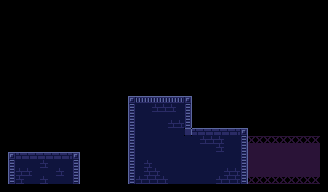

This is a level from a 2D game, rendered from its Tiled map with the project's own tilesets. A one-line summary and the complete map file follow:
An orthogonal 41x24 tile map with 8x8 px tiles, 2 tile layers (Ground, Background) and 7 objects.

<map version="1.10" tiledversion="1.10.2" orientation="orthogonal" renderorder="right-down" width="41" height="24" tilewidth="8" tileheight="8" infinite="0" nextlayerid="6" nextobjectid="9">
 <tileset firstgid="1" name="Tileset" tilewidth="8" tileheight="8" tilecount="125" columns="25">
  <image source="../../Tileset.png" width="203" height="40" />
 </tileset>
 <layer id="1" name="Ground" width="41" height="24">
  <data encoding="csv">
0,0,0,0,0,0,0,0,0,0,0,0,0,0,0,0,0,0,0,0,0,0,0,0,0,0,0,0,0,0,0,0,0,0,0,0,0,0,0,0,0,
0,0,0,0,0,0,0,0,0,0,0,0,0,0,0,0,0,0,0,0,0,0,0,0,0,0,0,0,0,0,0,0,0,0,0,0,0,0,0,0,0,
0,0,0,0,0,0,0,0,0,0,0,0,0,0,0,0,0,0,0,0,0,0,0,0,0,0,0,0,0,0,0,0,0,0,0,0,0,0,0,0,0,
0,0,0,0,0,0,0,0,0,0,0,0,0,0,0,0,0,0,0,0,0,0,0,0,0,0,0,0,0,0,0,0,0,0,0,0,0,0,0,0,0,
0,0,0,0,0,0,0,0,0,0,0,0,0,0,0,0,0,0,0,0,0,0,0,0,0,0,0,0,0,0,0,0,0,0,0,0,0,0,0,0,0,
0,0,0,0,0,0,0,0,0,0,0,0,0,0,0,0,0,0,0,0,0,0,0,0,0,0,0,0,0,0,0,0,0,0,0,0,0,0,0,0,0,
0,0,0,0,0,0,0,0,0,0,0,0,0,0,0,0,0,0,0,0,0,0,0,0,0,0,0,0,0,0,0,0,0,0,0,0,0,0,0,0,0,
0,0,0,0,0,0,0,0,0,0,0,0,0,0,0,0,0,0,0,0,0,0,0,0,0,0,0,0,0,0,0,0,0,0,0,0,0,0,0,0,0,
0,0,0,0,0,0,0,0,0,0,0,0,0,0,0,0,0,0,0,0,0,0,0,0,0,0,0,0,0,0,0,0,0,0,0,0,0,0,0,0,0,
0,0,0,0,0,0,0,0,0,0,0,0,0,0,0,0,0,0,0,0,0,0,0,0,0,0,0,0,0,0,0,0,0,0,0,0,0,0,0,0,0,
0,0,0,0,0,0,0,0,0,0,0,0,0,0,0,0,0,0,0,0,0,0,0,0,0,0,0,0,0,0,0,0,0,0,0,0,0,0,0,0,0,
0,0,0,0,0,0,0,0,0,0,0,0,0,0,0,0,0,0,0,0,0,0,0,0,0,0,0,0,0,0,0,0,0,0,0,0,0,0,0,0,0,
0,0,0,0,0,0,0,0,0,0,0,0,0,0,0,0,9,10,11,12,10,11,12,13,0,0,0,0,0,0,0,0,0,0,0,0,0,0,0,0,0,
0,0,0,0,0,0,0,0,0,0,0,0,0,0,0,0,34,36,36,35,35,35,36,38,0,0,0,0,0,0,0,0,0,0,0,0,0,0,0,0,0,
0,0,0,0,0,0,0,0,0,0,0,0,0,0,0,0,59,36,36,36,36,36,36,63,0,0,0,0,0,0,0,0,0,0,0,0,0,0,0,0,0,
0,0,0,0,0,0,0,0,0,0,0,0,0,0,0,0,84,36,36,36,36,35,35,88,0,0,0,0,0,0,0,0,0,0,0,0,0,0,0,0,0,
0,0,0,0,0,0,0,0,0,0,0,0,0,0,0,0,34,36,36,36,36,36,36,15,65,65,65,65,65,65,13,0,0,0,0,0,0,0,0,0,0,
0,0,0,0,0,0,0,0,0,0,0,0,0,0,0,0,59,36,36,36,36,36,36,36,36,35,35,35,36,36,38,0,0,0,0,0,0,0,0,0,0,
0,0,0,0,0,0,0,0,0,0,0,0,0,0,0,0,84,36,36,36,36,36,36,36,36,36,36,35,36,36,63,0,0,0,0,0,0,0,0,0,0,
0,9,65,65,65,65,65,65,65,13,0,0,0,0,0,0,34,36,36,36,36,36,36,36,36,36,36,36,36,36,88,0,0,0,0,0,0,0,0,0,0,
0,34,36,36,36,35,36,36,36,38,0,0,0,0,0,0,59,36,35,36,36,36,36,36,36,36,36,36,36,36,38,0,0,0,0,0,0,0,0,0,0,
0,59,35,35,36,36,36,35,36,63,0,0,0,0,0,0,84,36,35,35,36,36,36,36,36,36,36,36,35,35,63,0,0,0,0,0,0,0,0,0,0,
0,84,35,36,36,35,36,36,36,88,0,0,0,0,0,0,34,35,35,35,35,36,36,36,36,36,36,35,35,35,88,0,0,0,0,0,0,0,0,0,0,
0,0,0,0,0,0,0,0,0,0,0,0,0,0,0,0,0,0,0,0,0,0,0,0,0,0,0,0,0,0,0,0,0,0,0,0,0,0,0,0,0
</data>
 </layer>
 <objectgroup id="2" name="Ground">
  <object id="3" x="0" y="0" width="8" height="184" />
  <object id="4" x="320" y="0" width="8" height="184" />
  <object id="5" x="8" y="0" width="312" height="8" />
  <object id="6" x="8" y="152" width="72" height="32" />
  <object id="7" x="128" y="96" width="64" height="88" />
  <object id="8" x="192" y="128" width="56" height="56" />
 </objectgroup>
 <layer id="5" name="Background" width="41" height="24">
  <data encoding="csv">
0,0,0,0,0,0,0,0,0,0,0,0,0,0,0,0,0,0,0,0,0,0,0,0,0,0,0,0,0,0,0,0,0,0,0,0,0,0,0,0,0,
0,0,0,0,0,0,0,0,0,0,0,0,0,0,0,0,0,0,0,0,0,0,0,0,0,0,0,0,0,0,0,0,0,0,0,0,0,0,0,0,0,
0,0,0,0,0,0,0,0,0,0,0,0,0,0,0,0,0,0,0,0,0,0,0,0,0,0,0,0,0,0,0,0,0,0,0,0,0,0,0,0,0,
0,0,0,0,0,0,0,0,0,0,0,0,0,0,0,0,0,0,0,0,0,0,0,0,0,0,0,0,0,0,0,0,0,0,0,0,0,0,0,0,0,
0,0,0,0,0,0,0,0,0,0,0,0,0,0,0,0,0,0,0,0,0,0,0,0,0,0,0,0,0,0,0,0,0,0,0,0,0,0,0,0,0,
0,0,0,0,0,0,0,0,0,0,0,0,0,0,0,0,0,0,0,0,0,0,0,0,0,0,0,0,0,0,0,0,0,0,0,0,0,0,0,0,0,
0,0,0,0,0,0,0,0,0,0,0,0,0,0,0,0,0,0,0,0,0,0,0,0,0,0,0,0,0,0,0,0,0,0,0,0,0,0,0,0,0,
0,0,0,0,0,0,0,0,0,0,0,0,0,0,0,0,0,0,0,0,0,0,0,0,0,0,0,0,0,0,0,0,0,0,0,0,0,0,0,0,0,
0,0,0,0,0,0,0,0,0,0,0,0,0,0,0,0,0,0,0,0,0,0,0,0,0,0,0,0,0,0,0,0,0,0,0,0,0,0,0,0,0,
0,0,0,0,0,0,0,0,0,0,0,0,0,0,0,0,0,0,0,0,0,0,0,0,0,0,0,0,0,0,0,0,0,0,0,0,0,0,0,0,0,
0,0,0,0,0,0,0,0,0,0,0,0,0,0,0,0,0,0,0,0,0,0,0,0,0,0,0,0,0,0,0,0,0,0,0,0,0,0,0,0,0,
0,0,0,0,0,0,0,0,0,0,0,0,0,0,0,0,0,0,0,0,0,0,0,0,0,0,0,0,0,0,0,0,0,0,0,0,0,0,0,0,0,
0,0,0,0,0,0,0,0,0,0,0,0,0,0,0,0,0,0,0,0,0,0,0,0,0,0,0,0,0,0,0,0,0,0,0,0,0,0,0,0,0,
0,0,0,0,0,0,0,0,0,0,0,0,0,0,0,0,0,0,0,0,0,0,0,0,0,0,0,0,0,0,0,0,0,0,0,0,0,0,0,0,0,
0,0,0,0,0,0,0,0,0,0,0,0,0,0,0,0,0,0,0,0,0,0,0,0,0,0,0,0,0,0,0,0,0,0,0,0,0,0,0,0,0,
0,0,0,0,0,0,0,0,0,0,0,0,0,0,0,0,0,0,0,0,0,0,0,0,0,0,0,0,0,0,0,0,0,0,0,0,0,0,0,0,0,
0,0,0,0,0,0,0,0,0,0,0,0,0,0,0,0,0,0,0,0,0,0,0,0,0,0,0,0,0,0,0,0,0,0,0,0,0,0,0,0,0,
0,0,0,0,0,0,0,0,0,0,0,0,0,0,0,0,0,0,0,0,0,0,0,0,0,0,0,0,0,0,0,22,22,22,22,22,22,22,22,22,0,
0,0,0,0,0,0,0,0,0,0,0,0,0,0,0,0,0,0,0,0,0,0,0,0,0,0,0,0,0,0,0,47,47,47,47,47,47,47,47,47,0,
0,0,0,0,0,0,0,0,0,0,0,0,0,0,0,0,0,0,0,0,0,0,0,0,0,0,0,0,0,0,0,47,47,47,47,47,47,47,47,47,0,
0,0,0,0,0,0,0,0,0,0,0,0,0,0,0,0,0,0,0,0,0,0,0,0,0,0,0,0,0,0,0,47,47,47,47,47,47,47,47,47,0,
0,0,0,0,0,0,0,0,0,0,0,0,0,0,0,0,0,0,0,0,0,0,0,0,0,0,0,0,0,0,0,47,47,47,47,47,47,47,47,47,0,
0,0,0,0,0,0,0,0,0,0,0,0,0,0,0,0,0,0,0,0,0,0,0,0,0,0,0,0,0,0,0,22,22,22,22,22,22,22,22,22,0,
0,0,0,0,0,0,0,0,0,0,0,0,0,0,0,0,0,0,0,0,0,0,0,0,0,0,0,0,0,0,0,0,0,0,0,0,0,0,0,0,0
</data>
 </layer>
 <objectgroup id="3" name="Spikes">
  <object id="1" x="0" y="184" width="328" height="8" />
 </objectgroup>
 <objectgroup id="4" name="Background" />
</map>
